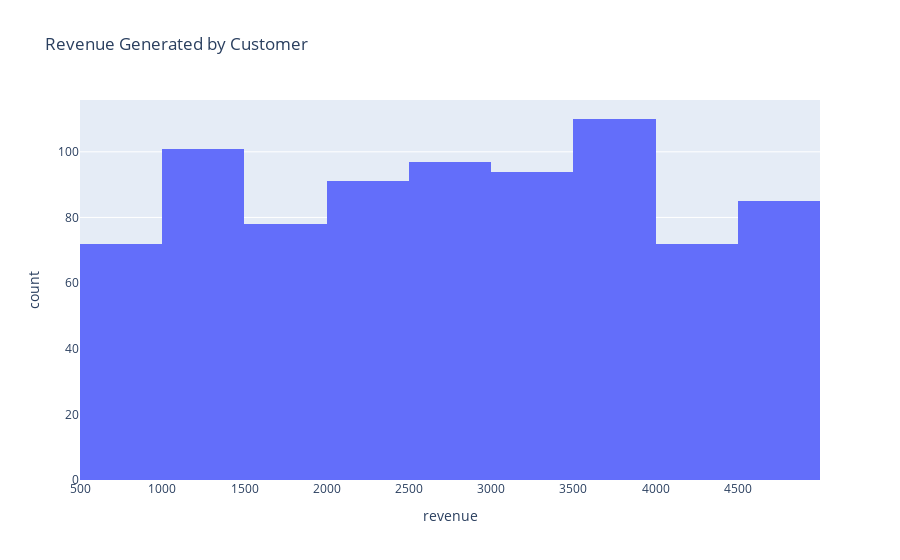

This figure's notebook cell:
### Code cell
fig1=px.histogram(data,x="revenue",title="Revenue Generated by Customer",nbins=20)
fig1.show()

### Figure 1 — Plotly figure (JSON) as saved in the notebook; plotly's stock layout.template omitted (floating-point values rounded to 4 significant figures; data arrays with more than 128 entries replaced by an {"elided": "..."} marker saying what was removed)
{"data": [{"alignmentgroup": "True", "bingroup": "x", "hovertemplate": "revenue=%{x}<br>count=%{y}<extra></extra>", "legendgroup": "", "marker": {"color": "#636efa", "pattern": {"shape": ""}}, "name": "", "nbinsx": 20, "offsetgroup": "", "orientation": "v", "showlegend": false, "type": "histogram", "x": {"elided": "800 int values"}, "xaxis": "x", "yaxis": "y"}], "layout": {"autosize": true, "barmode": "relative", "legend": {"tracegroupgap": 0}, "title": {"text": "Revenue Generated by Customer"}, "xaxis": {"anchor": "y", "autorange": true, "domain": [0, 1], "range": [499.5, 5000.0], "title": {"text": "revenue"}, "type": "linear"}, "yaxis": {"anchor": "x", "autorange": true, "domain": [0, 1], "range": [0, 115.8], "title": {"text": "count"}}}}
